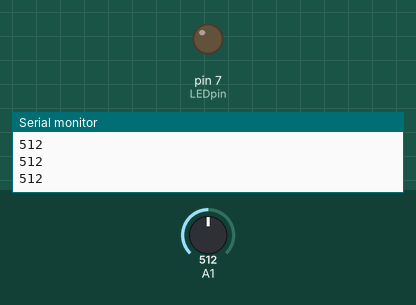
A sketch run on a simulated Arduino Uno, built with avr-gcc and run on an emulated ATmega328P. Parts: output pins drawn as LEDs (lit = HIGH), the last lines printed to the serial monitor. The test bench sets the inputs (shaded band); at power-on: A1 = 512.

Above: at 1.2 s.
1.3 s: A1 set to 532
At 2.3 s:
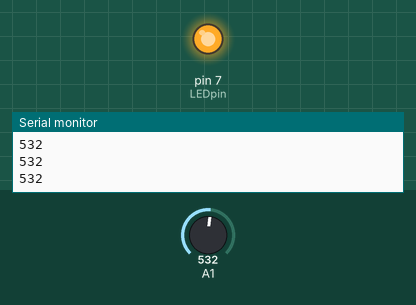
2.8 s: A1 set to 511
At 3.6 s:
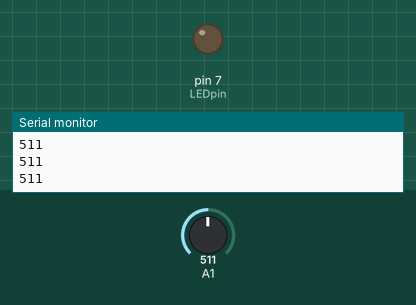
4.3 s: A1 set to 716
At 4.9 s:
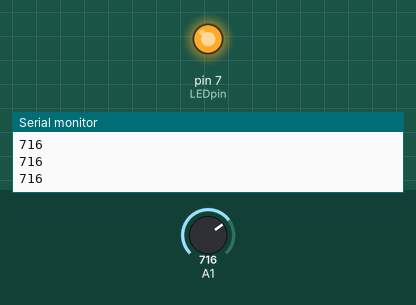
Timing chart, 0 to 7.3 s (numbered marks = the images above; inputs shaded):
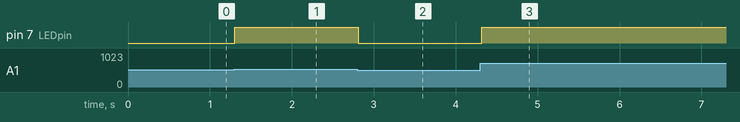

Measured:
- the behaviour switches between 513 and 514 on A1 (found by bisection; images 0 and 1)
- after the input at 1.3 s, pin 7 (LEDpin): LOW → HIGH at once
- after the input at 2.8 s, pin 7 (LEDpin): HIGH → LOW at once
- after the input at 4.3 s, pin 7 (LEDpin): LOW → HIGH at once

The sketch:

pressure.ino
```cpp
int LEDpin =7; // digital output
int LEDbrightness ; // to map the values
int sensorValue ; // to read the sensor

void setup() {
  Serial.begin(9600);   // initialize serial communication at 9600 bits per second
  pinMode(LEDpin, OUTPUT);  //Serial monitor
}
void loop() {
  sensorValue = analogRead(A1);  // read the input on analog pin 0
  Serial.println(sensorValue); // print out the value you read
  LEDbrightness = map(sensorValue , 0 , 1023 , 0 , 255) ; //mapping
  analogWrite(LEDpin, LEDbrightness) ; //write to digital output
  delay(100); // wait 0.1 s before looping
 }
```
